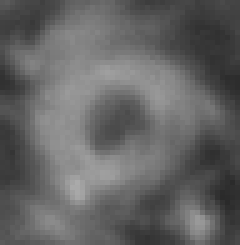
#> input picture templates/RollAverage361.png, 48 x 49 px, given in place of FtsZ Alone 2018.01.16 ExpI (short).tif, which was not available (shown 5 times larger)
$ python 'ring search by multi-template matching.py'
#> lines starting #> are read from the running program, lines starting #| are printed output that depends on the picture; pictures that were not available may be replaced by others from this repository, and a replacement may not be noted
# -*- coding: utf-8 -*-
"""
Created on Wed Apr 29 15:44:42 2020
@author: pcaldas

"""

import numpy as np
import matplotlib.pyplot as plt
import glob
import os

import cv2
import skimage as sk
from skimage import io
from skimage.feature import match_template, peak_local_max
import tifffile as tiff


def import_templates(temp_dir_files):
    ''' read all the templates in a given folder directory'''
    templates = [io.imread(file) for file in glob.glob(temp_dir_files)]
    return templates

def time_projection(movie_array, step = 30):
    '''computes mean intensity projection acording to step size)
    returns a 2D array with n-step frames than the original movie'''

    time_proj_mov = []

    for i, frame in enumerate(movie_array[:-step]):
        mean_proj = np.mean(movie_array[i:i + step], axis = 0)
        mean_proj = mean_proj / sk.filters.gaussian(mean_proj, sigma = 50)
        time_proj_mov.append(mean_proj)

    return np.array(time_proj_mov)

def save_movie_astif(movie_array, filename = '_time_projection'):
    '''saves movie as tiff file in the same directory of the notebook'''
    with tiff.TiffWriter(filename[:-4] + '.tif', bigtiff = False) as tif:
        for image in range(movie_array.shape[0]):
            tif.save(movie_array[image].astype('float16'), compress = 1)

def coord_filtering(points, r):
    """Return a maximal list of elements of points such that no pairs of
    points in the result have distance less than r """
    result = []
    for p in points:
        if all(np.linalg.norm(np.array(p) - np.array(q)) >= r for q in result):
            result.append(p)
    return result

# Main Function - Finds rings in one frame.
# The analysis works efficiently if the target image is a intensity projection, not the raw data

def ring_search(target_image, template_list, threshold = 0.7, diameter = 8, show_rings = True):
    '''search for rings in the target_image (array) based on the templates in template_list (array)
       threhsold sets the sensibility of the algorithm to find a match, 0.7 by default
       show_rings: if True shows the raw_image with the rings found; diameter sets the diameter of those rings'''

    # create empty list to fill with ring coordenates
    all_ring_coord = []

    # loop over different templates
    for template in template_list:

        # get template height, width; find center of the template;
        # use a counter clockwise rotation holding the center for different angles

        (h, w) = template.shape[:2]
        temp_center = (w / 2, h / 2)
        angles = [0, 90, 180, 270]

        for angle in angles:
            rotation = cv2.getRotationMatrix2D(temp_center, angle, 1)
            rotated_template = cv2.warpAffine(template, rotation, (h, w))

            # use match_template function from skimage and peak_local_max
            find_rings = match_template(target_image, rotated_template, pad_input = True)

            coordinates = peak_local_max(find_rings,
                                         num_peaks = 200,
                                         threshold_abs = threshold,
                                         min_distance = diameter,
                                         exclude_border = True,
                                         indices = True)

            all_ring_coord.append([list(rings) for rings in coordinates])

    # unpack sublists into a single list of coordenates
    all_ring_coord = [j for i in all_ring_coord for j in i]

    # filter overlaping coordenates (i.e they correspond to the same ring)
    all_ring_coord = coord_filtering(all_ring_coord, diameter)

    if show_rings == True:

        fig, ax = plt.subplots(figsize=(5,5), dpi = 120, constrained_layout = True)

        ax.imshow(target_image, cmap = 'gray')

        for x, y in all_ring_coord:
            circle = plt.Circle((y, x), diameter, color = 'blue', linewidth = 1.2, fill = False)
            ax.add_patch(circle)
            ax.set_title("{} rings found".format(len(all_ring_coord)))

    return all_ring_coord

# Master Function - Apply the previous function to a whole time-lapse.
# all the previous functions are combined in this one
# the output is a list with all the ring coordenates per frame

def search_rings_movie(filename_dir, templates_dir, threshold = 0.7, time_interval = 2, proj_frames = 30, diameter = 8, clip = -1, step = 1):
    '''search for rings in a time-lapse movie (filename_dir) based on the templates found in template_dir
    a mean intensity projection is first applied. number of frames is set by proj_frames variable, 30 by default
    threhsold sets the sensibility of the algorithm to find a match, 0.7 by default;
    clip: truncate the movie for the analysis, whole movie by default (-1)
    step: analyze only the nth (step) frame for every movie, all frames by default'''
#> called with templates_dir = 'templates/*.png', threshold = 0.7, time_interval = 2, proj_frames = 30, diameter = 8, clip = 11, step = 10

    print('processing the movie (mean intensity projection)')
    time_proj_mov = time_projection(io.imread(filename_dir), step = proj_frames) # compute time_projection
#> in time_projection, `time_proj_mov = []`: time_proj_mov = []
#> the loop in time_projection, `for i, frame in enumerate(movie_array[:-step]):` made 19 passes
#> after the loop in time_projection, `for i, frame in enumerate(movie_array[:-step]):`: time_proj_mov = 19 items
    templates = import_templates(templates_dir) # load template images
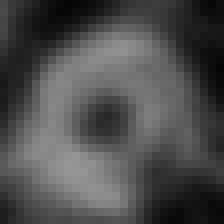
#> input picture templates/template (10).png, 28 x 28 px (shown 8 times larger)
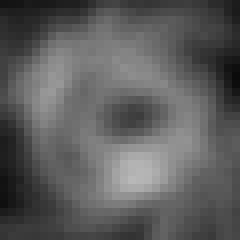
#> input picture templates/template (11).png, 30 x 30 px (shown 8 times larger)
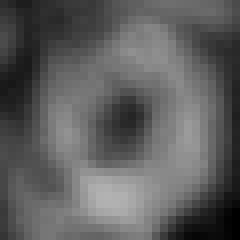
#> input picture templates/template (16).png, 30 x 30 px (shown 8 times larger)
#> in import_templates, `templates = [io.imread(file) for file in glob.glob(temp_dir_files)]`: templates = 4 items
#> templates = 4 items

    # create a directory to save image results - this is just a sanity check, we can delete later
    results_dir = 'output_rings_found_'+ str(os.path.basename(filename_dir)[:-4])
    os.makedirs(results_dir, exist_ok = True)

    rings_found = []

    for n, frame in enumerate(time_proj_mov[:clip:step]):
        print('finding rings in frame ' + str(n*step))
        all_rings_in_frame = ring_search(frame, templates, threshold = threshold, show_rings = False)
        rings_found.append([n * step, all_rings_in_frame])

        # save image containing all the rings found - this is just a sanity check, we can delete later
        fig, ax = plt.subplots(figsize=(5,5), dpi = 120, constrained_layout = True)

        ax.imshow(frame, cmap = 'gray')

        for x, y in all_rings_in_frame:
            circle = plt.Circle((y, x), diameter, color = 'blue', linewidth = 1.2, fill = False)
            ax.add_patch(circle)
            ax.set_title("{} rings found".format(len(all_rings_in_frame)))

        plt.savefig(results_dir + '/' + str(n * step * time_interval) + '_sec.png')
        plt.close()
#> this loop made 1 pass
#| finding rings in frame 0
#> after the loop, rings_found = []

    return rings_found

def plot_results(rings_found):
    '''plot number of rings found over time'''

    X,Y = [],[]

    for n_frame,coord in rings_found:
        X.append(n_frame)
        Y.append(len(coord))

    plt.figure(figsize = (4,3), dpi = 120)
    plt.plot(X, Y, '--o', markeredgecolor = 'black')
    plt.xlabel('time (sec)')
    plt.ylabel('# rings found')


# RUN THE ANALYSIS

filename = "movies/FtsZ Alone 2018.01.16 ExpI (short).tif"
template_folder = "templates/*.png"

#> (the run stopped early here; a loop or call above may not have finished)
